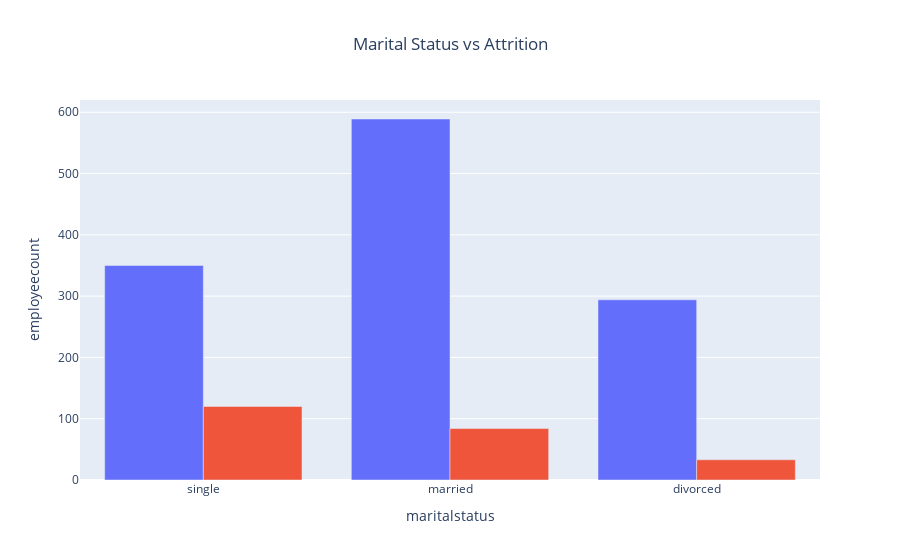

This figure's notebook cell:
### Code cell
m_df = df.groupby(['maritalstatus','attrition'])['employeecount'].sum().reset_index().sort_values(by=['maritalstatus'], ascending=False)
fig = px.bar(m_df,x='maritalstatus',y='employeecount',color='attrition',barmode='group',title='Marital Status vs Attrition')
fig.update_layout(
    title ={'x':0.5},
    showlegend=False)
fig.show()

### Figure 1 — Plotly figure (JSON) as saved in the notebook; plotly's stock layout.template omitted (floating-point values rounded to 4 significant figures)
{"data": [{"alignmentgroup": "True", "hovertemplate": "attrition=no<br>maritalstatus=%{x}<br>employeecount=%{y}<extra></extra>", "legendgroup": "no", "marker": {"color": "#636efa", "pattern": {"shape": ""}}, "name": "no", "offsetgroup": "no", "orientation": "v", "showlegend": true, "textposition": "auto", "type": "bar", "x": ["single", "married", "divorced"], "xaxis": "x", "y": [350, 589, 294], "yaxis": "y"}, {"alignmentgroup": "True", "hovertemplate": "attrition=yes<br>maritalstatus=%{x}<br>employeecount=%{y}<extra></extra>", "legendgroup": "yes", "marker": {"color": "#EF553B", "pattern": {"shape": ""}}, "name": "yes", "offsetgroup": "yes", "orientation": "v", "showlegend": true, "textposition": "auto", "type": "bar", "x": ["single", "married", "divorced"], "xaxis": "x", "y": [120, 84, 33], "yaxis": "y"}], "layout": {"barmode": "group", "legend": {"title": {"text": "attrition"}, "tracegroupgap": 0}, "showlegend": false, "title": {"text": "Marital Status vs Attrition", "x": 0.5}, "xaxis": {"anchor": "y", "domain": [0, 1], "title": {"text": "maritalstatus"}}, "yaxis": {"anchor": "x", "domain": [0, 1], "title": {"text": "employeecount"}}}}
